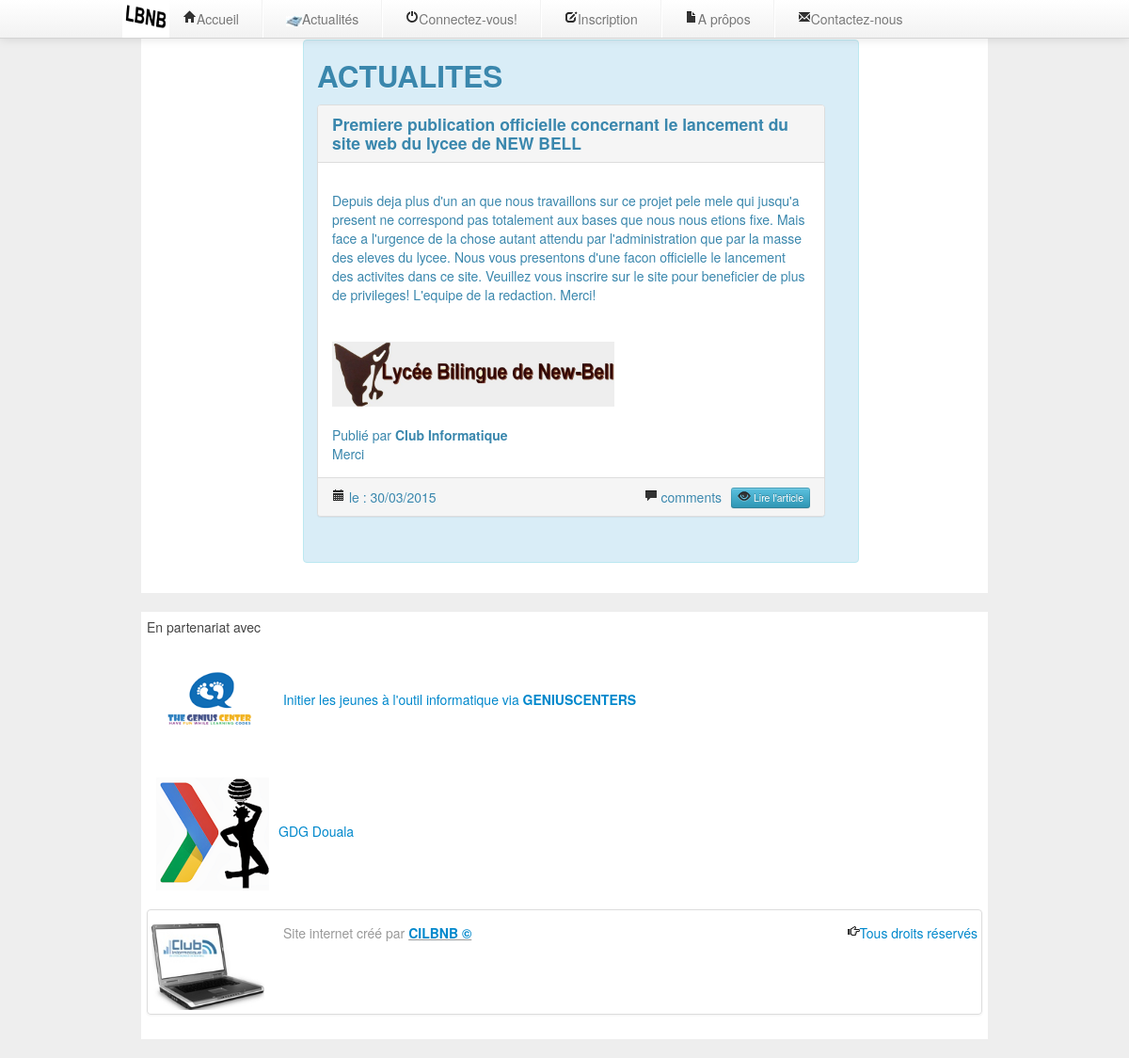
/index.php?page=actu, run on the app's committed database.
### tables this page shows
CREATE TABLE IF NOT EXISTS `articles` (
  `id_article` int(20) NOT NULL AUTO_INCREMENT,
  `pseudo` varchar(255) NOT NULL,
  `title` text NOT NULL,
  `corps` text NOT NULL,
  `date` datetime NOT NULL,
  `avatar` text NOT NULL,
  PRIMARY KEY (`id_article`)
);

### functions/actu.func.php (called while the page is built, shortened)
<?php
function show_articles(): array
{
    $articles = [];
    $query = mysqli_query(get_mysqli(), "SELECT * FROM articles ORDER BY date DESC");
    while($row = mysqli_fetch_assoc($query))
    {
        $articles[] = $row;
    }
    return $articles;
}

### pages/actu.php (the view, shortened to what this page needs)
<?php
include('body/header.php');
?>
<div class="row">
<div class="span2"></div>
<div class="span7 register alert alert-info">
<h2>ACTUALITES</h2>
<?php
$articles = show_articles();
foreach($articles as $article){
?>
<div class="panel panel-default">
<div class="panel-heading"><h4 style="margin:0px;">
<?php echo $article['title']; ?></h4></div>
<div class="panel-body">
<div class="console">
<?php echo $article['corps']; ?>
</div><br><br>
<a href="index.php?page=article&article=<?php echo $article['id_article']; ?>" target="_blank">
<img src="images/<?php echo $article['avatar']; ?>" alt="<?php echo $article['title']; ?>" border="0" height="250" width="300"></a><br>
<br/>
<div class="cop"> Publié par <strong>
	<?php echo $article['pseudo']; ?></strong>
</div>
Merci</div>
<div class="panel-footer">
<span class="icon-calendar"></span>
<?php
    echo "le : ".date('d/m/Y',strtotime($article['date']));
?>
<a href="index.php?page=article&article=<?php echo $article['id_article']; ?>" class="btn btn-info btn-mini pull-right" style="margin-left: 10px;"><span class="icon-eye-open"></span> Lire l'article</a>
<span class="pull-right"><b class="icon-comment"></b>  comments</span>
</div>
</div>
<?php
}
?>
<br/>
</div>
</div>

### index.php (shortened to what this page needs)
<?php
function get_mysqli() {
    $mysqli = new mysqli('localhost', 'root', '', 'lbnb');
    return $mysqli;
}
$page = htmlentities($_GET['page']);
$pages = scandir('pages');
if(!empty($page) && in_array($_GET['page'].'.php',$pages))
{
	$content = 'pages/'.$_GET['page'].'.php';
}else{
	header('Location:index.php?page=home');
}
?>
<!DOCTYPE html>
	<html lang="fr-FR">
	<head>
	<link rel="stylesheet" href="disign/css/bootstrap.css" media="screen" type="text/css">
	<link rel="stylesheet" href="disign/css/bootstrap1.css" media="screen" type="text/css">
	<link href="disign/css/bootstrap-responsive.css" rel="stylesheet" type="text/css">
	<link href="disign/css/index.css" rel="stylesheet" type="text/css">
	<link href="disign/css/bootstrap1.css" rel="stylesheet" type="text/css">
	<link rel="stylesheet" media="handheld" type="text/css" title="mobile" href="disign/css/mobile.css" />
	</head>
	<body class="page">
	<div id='content'>
				<?php
						include($content);
				?>
	</div>
    </div>
	<?php
include('foot.php');
	?>
</body>
</html>

### body/header.php (shortened to what this page needs)
<header>
<nav class="navbar navbar-default navbar-fixed-top">
<div class="navbar-inner">
<div class="container">
<a href="http://www.lbnb.net">
<img src="disign/img/logo.png" class="logo pull-left">
</a>
<ul class="nav nav1">
<?php
if(!isset($_SESSION['pseudo'])){
?>
<li><a href='index.php?page=home'><b class="icon-home"></b>Accueil</a></li><li class="divider-vertical"></li>
<li><a href='index.php?page=actu'><img src="disign/img/actu.png">Actualités</a></li><li class="divider-vertical"></li>
<li><a href='index.php?page=login'><b class="icon-off"></b>Connectez-vous!</a></li><li class="divider-vertical"></li>
<li><a href='index.php?page=register'><b class="icon-edit"></b>Inscription</a></li><li class="divider-vertical"></li>
<li><a href="index.php?page=about"><b class="icon-file"></b>A prôpos</a></li><li class="divider-vertical"></li>
<li><a href="index.php?page=contact"><b class="icon-envelope"></b>Contactez-nous</a></li>
<?php
}
?>
</ul>
</div>
</div>
</nav>
</header>
<div id="page">

### foot.php
<div class="footer">
<p class="patner">En partenariat avec <br/>
<a href="http://www.geniuscenters.com" target="_blank"><img class="img" src="disign/img/genius.png" style="margin-right:1px;" /> Initier les jeunes à l'outil informatique via <b>GENIUSCENTERS</b></a><br/>
<a href="http://www.gdg-douala.org" target="_blank"><img class="img" src="disign/img/gdg.png"/>GDG Douala</a></p>
<div class="navbar navbar-inverse navbar-bottom">
<div class="navbar hmm">
<div class="container">
<img src="disign/img/club-logo.png" alt="Club informatique du lycée bilingue de NEW BELL" class="pull-left" style="margin-top: 10px;" height="120" width="120"><p class="pull-left navbar-text" style="margin-left:20px;">Site internet cr&eacute;&eacute; par <u><b> <a href="clubs/informatique" target="_blank">CILBNB &copy; </a></b></u></p><p class="text-center navbar-text">
<span class="pull-right"><a href="index.php?page=charte"><b class="icon-hand-right"></b>Tous droits r&eacute;serv&eacute;s</a></span></p>
</div></div></div></div></div>
</body>
</html>

### disign/css/index.css (style rules this page uses)
.console { min-height:100px; max-height:150px; overflow:hidden; overflow-y:scroll; padding-top:15px; }
header { margin-bottom: 10px; }
.hmm { display:block;padding:4px;line-height:20px;border:1px solid #ddd;-webkit-border-radius:4px;-moz-border-radius:4px;border-radius:4px;-webkit-box-shadow:0 1px 3px rgba(0,0,0,0.055);-moz-box-shadow:0 1px 3px rgba(0,0,0,0.055);box-shadow:0 1px 3px rgba(0,0,0,0.055); }
.page { width: 900px; margin: 10px auto; padding: 10px; color: #444444; background-color: #EEEEEE; }
#page { background-color: #FFFFFF; padding: 12px; }
.footer { padding: 6px ; margin-top: 20px; background-color: #FFF; }
.logo { width: 50px; height: 40px; margin-right: 0px; }
.img { width: 120px; height: 120px; padding: 10px; }
.register { background-color: #DDD; width: 600px; border: 2px solid #EEE; }

### data on the page
articles: title "Premiere publication officielle concernant le lancement du site web du lycee de NEW BELL", corps "Depuis deja plus d'un an que nous travaillons sur ce projet pele mele qui jusqu'a present ne correspond pas totalement aux bases que nous nous etions fixe. Mais face a l'urgence de la chose autant attendu par l'administration que par la masse des eleves du lycee. Nous vous presentons d'une facon officielle le lancement des activites dans ce site. Veuillez vous inscrire sur le site pour beneficier de plus de privileges! L'equipe de la redaction. Merci!", avatar (picture), pseudo "Club Informatique", date "30/03/2015"
